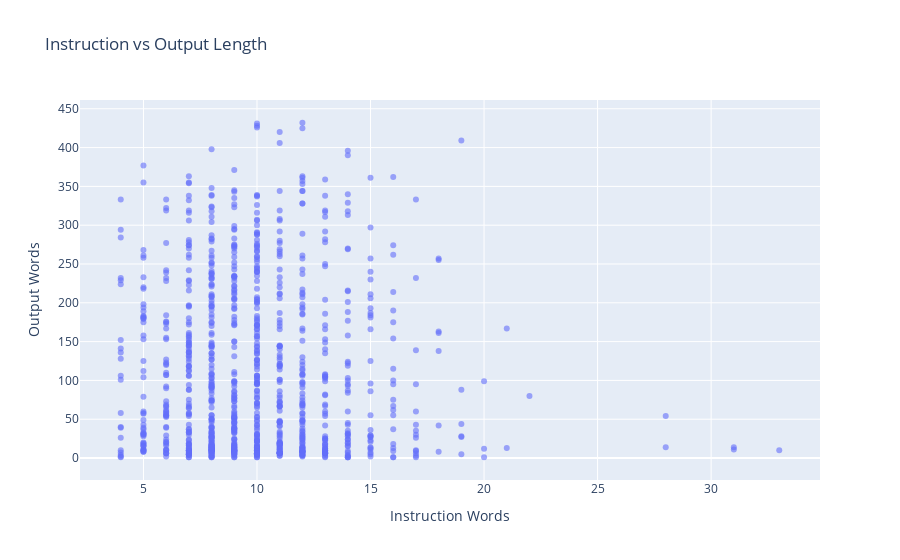
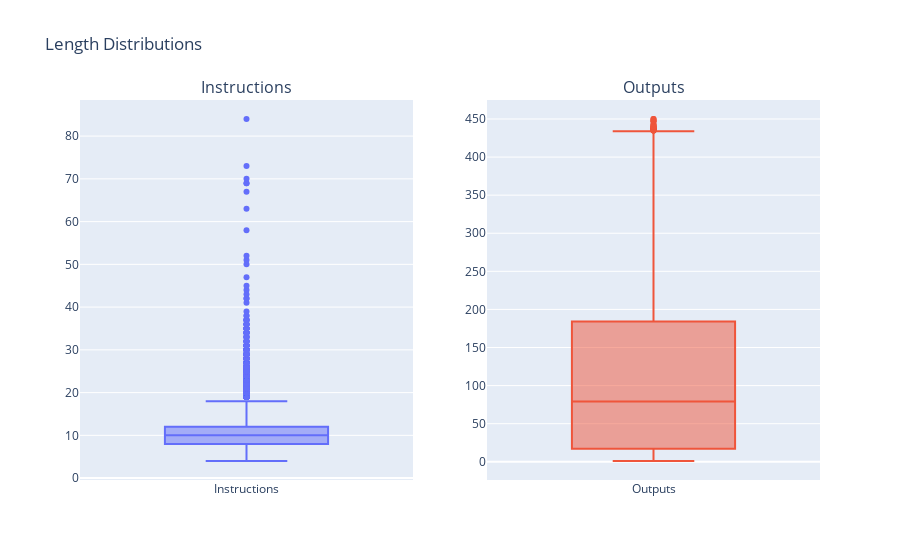

Here is the notebook cell these charts were saved with, in order:
### Code cell
# Plotly charts to explore the data patterns more interactively.
if df is None:
    print("No data for interactive plots")
elif 'instruction_words' not in df.columns or 'output_words' not in df.columns:
    print("Need word counts first")
else:
    # Scatter plot of instruction vs output lengths
    sample_df = df.sample(min(1000, len(df)))
    fig = px.scatter(
        sample_df,
        x='instruction_words',
        y='output_words',
        title='Instruction vs Output Length',
        labels={'instruction_words': 'Instruction Words', 'output_words': 'Output Words'},
        opacity=0.6
    )
    fig.show()

    # Box plots for length comparison
    fig = make_subplots(
        rows=1, cols=2,
        subplot_titles=['Instructions', 'Outputs']
    )

    fig.add_trace(
        go.Box(y=df['instruction_words'], name='Instructions'),
        row=1, col=1
    )

    fig.add_trace(
        go.Box(y=df['output_words'], name='Outputs'),
        row=1, col=2
    )

    fig.update_layout(title_text="Length Distributions", showlegend=False)
    fig.show()

### Figure 1 — Plotly figure (JSON) as saved in the notebook; plotly's stock layout.template omitted (floating-point values rounded to 4 significant figures; data arrays with more than 128 entries replaced by an {"elided": "..."} marker saying what was removed)
{"data": [{"hovertemplate": "Instruction Words=%{x}<br>Output Words=%{y}<extra></extra>", "legendgroup": "", "marker": {"color": "#636efa", "opacity": 0.6, "symbol": "circle"}, "mode": "markers", "name": "", "orientation": "v", "showlegend": false, "type": "scatter", "x": {"elided": "1000 int values"}, "xaxis": "x", "y": {"elided": "1000 int values"}, "yaxis": "y"}], "layout": {"legend": {"tracegroupgap": 0}, "title": {"text": "Instruction vs Output Length"}, "xaxis": {"anchor": "y", "domain": [0, 1], "title": {"text": "Instruction Words"}}, "yaxis": {"anchor": "x", "domain": [0, 1], "title": {"text": "Output Words"}}}}

### Figure 2 — Plotly figure (JSON) as saved in the notebook; plotly's stock layout.template omitted (floating-point values rounded to 4 significant figures; data arrays with more than 128 entries replaced by an {"elided": "..."} marker saying what was removed)
{"data": [{"name": "Instructions", "type": "box", "xaxis": "x", "y": {"elided": "52002 int values"}, "yaxis": "y"}, {"name": "Outputs", "type": "box", "xaxis": "x2", "y": {"elided": "52002 int values"}, "yaxis": "y2"}], "layout": {"annotations": [{"font": {"size": 16}, "showarrow": false, "text": "Instructions", "x": 0.225, "xanchor": "center", "xref": "paper", "y": 1, "yanchor": "bottom", "yref": "paper"}, {"font": {"size": 16}, "showarrow": false, "text": "Outputs", "x": 0.775, "xanchor": "center", "xref": "paper", "y": 1, "yanchor": "bottom", "yref": "paper"}], "showlegend": false, "title": {"text": "Length Distributions"}, "xaxis": {"anchor": "y", "domain": [0, 0.45]}, "xaxis2": {"anchor": "y2", "domain": [0.55, 1]}, "yaxis": {"anchor": "x", "domain": [0, 1]}, "yaxis2": {"anchor": "x2", "domain": [0, 1]}}}
